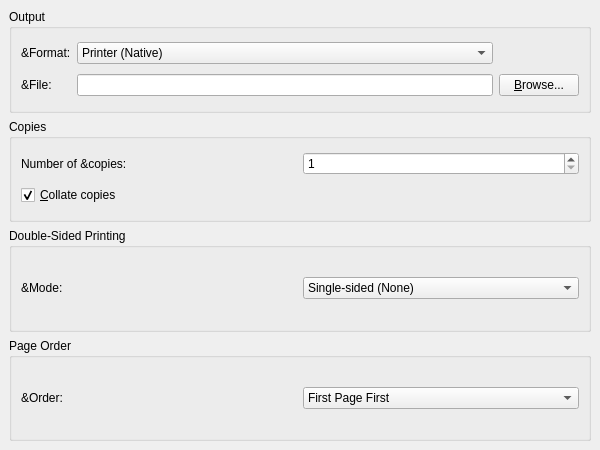
<?xml version="1.0" encoding="UTF-8"?>
<ui version="4.0">
 <class>PrintWizardPageOutput</class>
 <widget class="QWizardPage" name="PrintWizardPageOutput">
  <property name="geometry">
   <rect>
    <x>0</x>
    <y>0</y>
    <width>600</width>
    <height>450</height>
   </rect>
  </property>
  <property name="title">
   <string>Output Options</string>
  </property>
  <property name="subTitle">
   <string>Choose output format, copies, and other printing options</string>
  </property>
  <layout class="QVBoxLayout" name="verticalLayout">
   <property name="leftMargin">
    <number>9</number>
   </property>
   <property name="topMargin">
    <number>9</number>
   </property>
   <property name="rightMargin">
    <number>9</number>
   </property>
   <property name="bottomMargin">
    <number>9</number>
   </property>
   <item>
    <widget class="QGroupBox" name="groupOutput">
     <property name="title">
      <string>Output</string>
     </property>
     <layout class="QGridLayout" name="gridOutput">
      <item row="0" column="0">
       <widget class="QLabel" name="labelFormat">
        <property name="text">
         <string>&amp;Format:</string>
        </property>
       </widget>
      </item>
      <item row="0" column="1">
       <widget class="QComboBox" name="comboOutputFormat">
        <item>
         <property name="text">
          <string>Printer (Native)</string>
         </property>
        </item>
        <item>
         <property name="text">
          <string>PDF Document</string>
         </property>
        </item>
       </widget>
      </item>
      <item row="1" column="0">
       <widget class="QLabel" name="labelFile">
        <property name="text">
         <string>&amp;File:</string>
        </property>
       </widget>
      </item>
      <item row="1" column="1">
       <widget class="QLineEdit" name="editOutputFile"/>
      </item>
      <item row="1" column="2">
       <widget class="QPushButton" name="btnBrowse">
        <property name="text">
         <string>&amp;Browse...</string>
        </property>
       </widget>
      </item>
     </layout>
    </widget>
   </item>
   <item>
    <widget class="QGroupBox" name="groupCopies">
     <property name="title">
      <string>Copies</string>
     </property>
     <layout class="QGridLayout" name="gridCopies">
      <item row="0" column="0">
       <widget class="QLabel" name="labelCopies">
        <property name="text">
         <string>Number of &amp;copies:</string>
        </property>
       </widget>
      </item>
      <item row="0" column="1">
       <widget class="QSpinBox" name="spinCopies">
        <property name="minimum">
         <number>1</number>
        </property>
        <property name="maximum">
         <number>999</number>
        </property>
        <property name="value">
         <number>1</number>
        </property>
       </widget>
      </item>
      <item row="1" column="0" colspan="2">
       <widget class="QCheckBox" name="checkCollate">
        <property name="text">
         <string>&amp;Collate copies</string>
        </property>
        <property name="checked">
         <bool>true</bool>
        </property>
       </widget>
      </item>
     </layout>
    </widget>
   </item>
   <item>
    <widget class="QGroupBox" name="groupDuplex">
     <property name="title">
      <string>Double-Sided Printing</string>
     </property>
     <layout class="QGridLayout" name="gridDuplex">
      <item row="0" column="0">
       <widget class="QLabel" name="labelDuplex">
        <property name="text">
         <string>&amp;Mode:</string>
        </property>
       </widget>
      </item>
      <item row="0" column="1">
       <widget class="QComboBox" name="comboDuplex">
        <item>
         <property name="text">
          <string>Single-sided (None)</string>
         </property>
        </item>
        <item>
         <property name="text">
          <string>Long side (DuplexAuto)</string>
         </property>
        </item>
        <item>
         <property name="text">
          <string>Short side (DuplexLongSide)</string>
         </property>
        </item>
        <item>
         <property name="text">
          <string>Manual (DuplexShortSide)</string>
         </property>
        </item>
       </widget>
      </item>
     </layout>
    </widget>
   </item>
   <item>
    <widget class="QGroupBox" name="groupOrder">
     <property name="title">
      <string>Page Order</string>
     </property>
     <layout class="QGridLayout" name="gridOrder">
      <item row="0" column="0">
       <widget class="QLabel" name="labelOrder">
        <property name="text">
         <string>&amp;Order:</string>
        </property>
       </widget>
      </item>
      <item row="0" column="1">
       <widget class="QComboBox" name="comboPageOrder">
        <item>
         <property name="text">
          <string>First Page First</string>
         </property>
        </item>
        <item>
         <property name="text">
          <string>Last Page First</string>
         </property>
        </item>
       </widget>
      </item>
     </layout>
    </widget>
   </item>
  </layout>
 </widget>
 <resources/>
 <connections/>
</ui>
